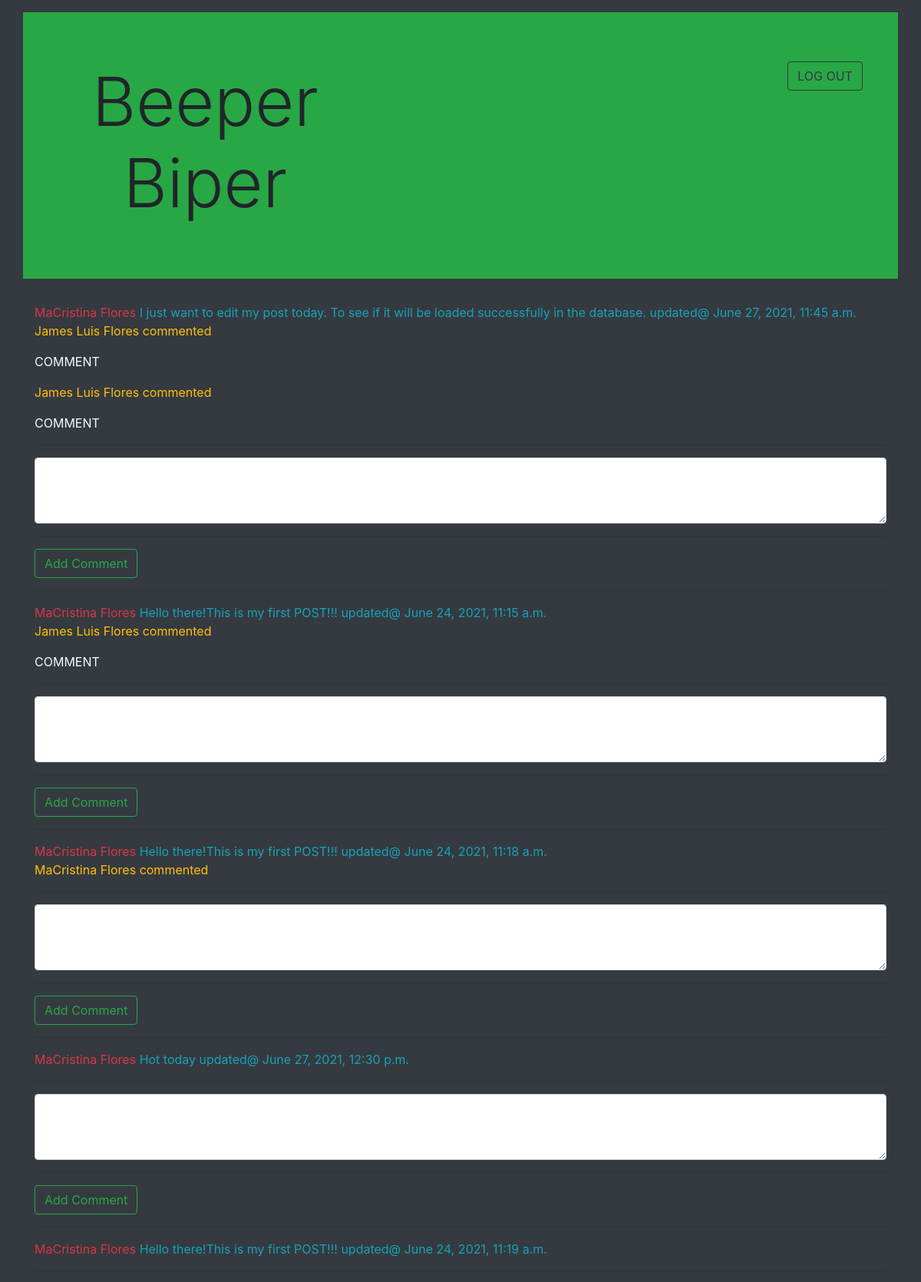
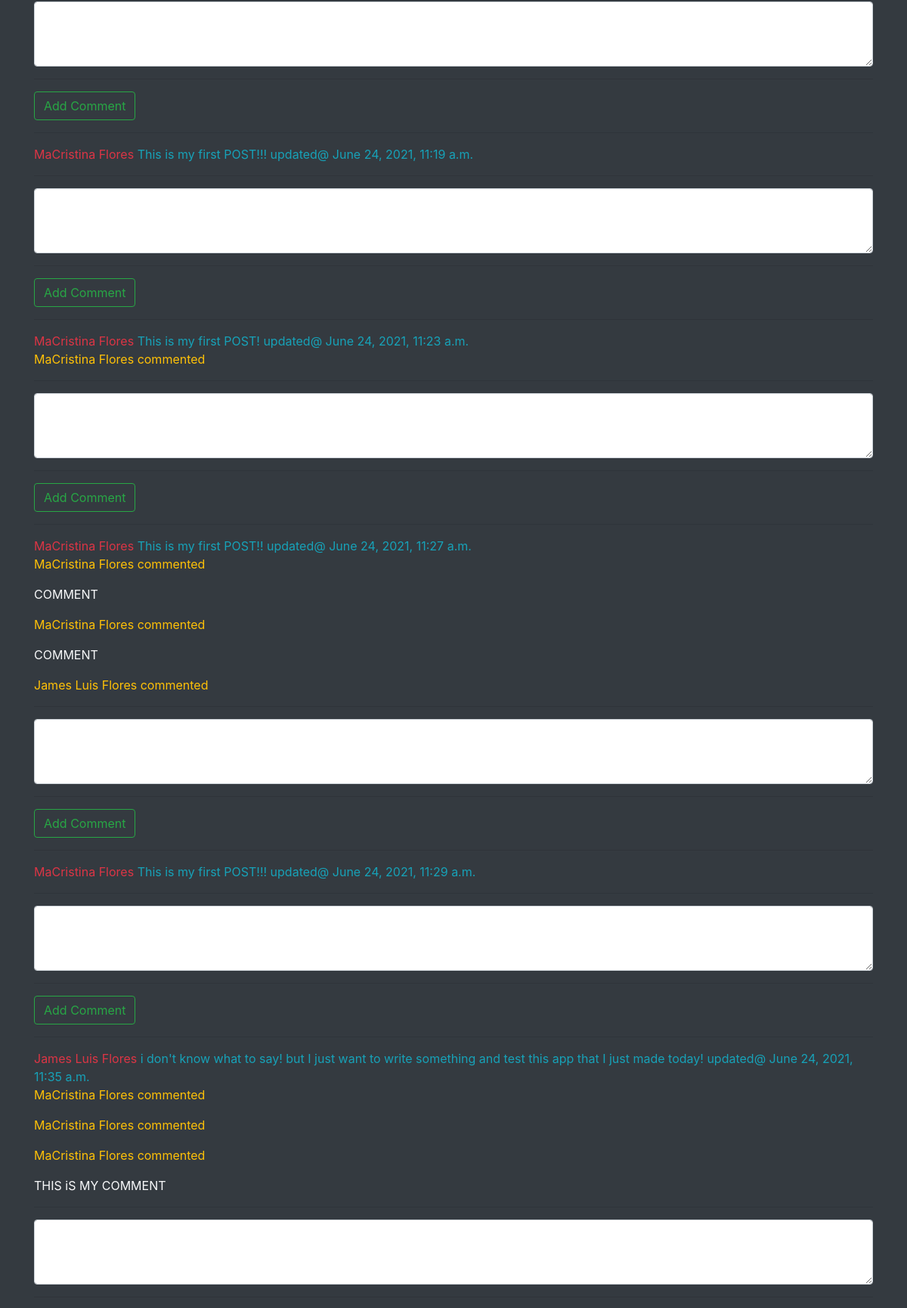
The page /wall_feed (upper part) on the database its author committed (2 pictures, top to bottom).
### app_wall/models.py (models this page shows, shortened)
class Post(models.Model):
    text = models.CharField(max_length=299)
    user = models.ForeignKey(User, related_name= "posts", on_delete = models.CASCADE)
    created_at = models.DateTimeField(auto_now_add=True, null=True)
    updated_at = models.DateTimeField(auto_now=True, null=True)
    objects = PostManager()

class User(models.Model):
     first_name = models.CharField(max_length=50)
     last_name = models.CharField(max_length=50)
     email = models.EmailField(max_length=50)
     password = models.CharField(max_length=50)
     created_at = models.DateTimeField(auto_now_add=True, null=True)
     updated_at = models.DateTimeField(auto_now=True, null=True)
     objects = UserManager()

class Comment(models.Model):
    text = models.CharField(max_length=280)
    user = models.ForeignKey(User, related_name= "comments", on_delete=models.CASCADE)
    post = models.ForeignKey(Post, related_name= "comments", on_delete=models.CASCADE)
    created_at = models.DateField(auto_now_add=True, null= True)
    updated_at = models.DateField(auto_now=True, null=True)

### app_wall/views.py (the view)
# urls.py: path('wall_feed', views.wall_feed),
def wall_feed(request):
     all_posts = Post.objects.all()
     context = {
          'all_posts': all_posts
     }
     return render(request, 'feed.html', context)

### app_wall/templates/feed.html (shortened to what this page needs)
<!DOCTYPE html>
<html lang="en">
<head>
     <link rel="stylesheet" href="https://cdn.jsdelivr.net/npm/bootstrap@4.6.0/dist/css/bootstrap.min.css">
     {% load static %}
     <link rel="stylesheet" href="{% static 'style.css' %}">
</head>
<body>
     <div class="container-fluid bg-dark" id="container">
          <div class="container text-center">
               <div class="row jumbotron jumbotron-fluid bg-success">
                    <div class="col">
                         <h1 class="display-2">Beeper Biper</h1>
                    </div>
                    <div class="col-5">
                    </div>
                    <div class="col-2">
                         <form action="logout"><button class="btn btn-outline-dark">LOG OUT</button></form>
                    </div>
               </div>
          </div>
          <div class="container">
      {% for post in all_posts %}
          <span class="text-danger">{{ post.user.first_name }} {{ post.user.last_name }} </span>
          <span class="text-info">{{ post.text }} updated@ {{ post.updated_at }} </span>
     {% for comment in post.comments.all %}
     <p class="text-warning">{{ comment.user.first_name }} {{ comment.user.last_name }} commented
          <p class="text-light">{{ comment.text }}</p>
     </p>
     {% endfor %}
     <hr>
     <form action="/add-comment" method="POST">
          <textarea name="comment_text" id="" cols="30" rows="3" class="form-control"></textarea>
          <hr>
          <button class="btn btn-outline-success">Add Comment</button>
     </form>
     <hr />
     {% endfor %} -->
          </div>
     </div>
</body>
</html>

### app_wall/static/style.css (style rules this page uses)
#container { padding: 1em; min-height:100vh; margin: auto; box-sizing:border-box; }

### rows shown on the page
Post: user.first_name "MaCristina", user.last_name "Flores", text "I just want to edit my post today. To see if it will be loaded successfully in the database.", updated_at "June 27, 2021, 11:45 a.m."
Comment: user.first_name "James Luis", user.last_name "Flores", text "COMMENT"
Comment: user.first_name "James Luis", user.last_name "Flores", text "COMMENT"
Post: user.first_name "MaCristina", user.last_name "Flores", text "Hello there!This is my first POST!!!", updated_at "June 24, 2021, 11:15 a.m."
Comment: user.first_name "James Luis", user.last_name "Flores", text "COMMENT"
Post: user.first_name "MaCristina", user.last_name "Flores", text "Hello there!This is my first POST!!!", updated_at "June 24, 2021, 11:18 a.m."
Comment: user.first_name "MaCristina", user.last_name "Flores"
Post: user.first_name "MaCristina", user.last_name "Flores", text "Hot today", updated_at "June 27, 2021, 12:30 p.m."
Post: user.first_name "MaCristina", user.last_name "Flores", text "Hello there!This is my first POST!!!", updated_at "June 24, 2021, 11:19 a.m."
Post: user.first_name "MaCristina", user.last_name "Flores", text "This is my first POST!!!", updated_at "June 24, 2021, 11:19 a.m."
Post: user.first_name "MaCristina", user.last_name "Flores", text "This is my first POST!", updated_at "June 24, 2021, 11:23 a.m."
Comment: user.first_name "MaCristina", user.last_name "Flores"
Post: user.first_name "MaCristina", user.last_name "Flores", text "This is my first POST!!", updated_at "June 24, 2021, 11:27 a.m."
Comment: user.first_name "MaCristina", user.last_name "Flores", text "COMMENT"
Comment: user.first_name "MaCristina", user.last_name "Flores", text "COMMENT"
Comment: user.first_name "James Luis", user.last_name "Flores"
Post: user.first_name "MaCristina", user.last_name "Flores", text "This is my first POST!!!", updated_at "June 24, 2021, 11:29 a.m."
Post: user.first_name "James Luis", user.last_name "Flores", text "i don't know what to say! but I just want to write something and test this app that I just made today!", updated_at "June 24, 2021, 11:35 a.m."
Comment: user.first_name "MaCristina", user.last_name "Flores"
Comment: user.first_name "MaCristina", user.last_name "Flores"
Comment: user.first_name "MaCristina", user.last_name "Flores", text "THIS iS MY COMMENT"
